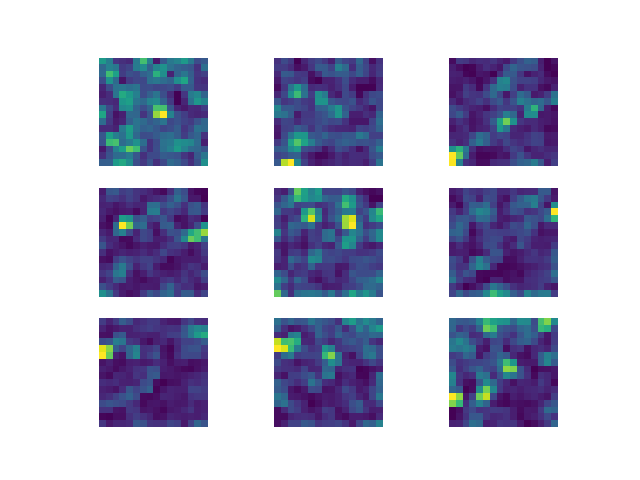

Reproduce this figure in Python.
import cv2
import numpy as np
import lib6170
import matplotlib.pyplot as plt

if __name__ == '__main__':
    img = cv2.imread("Gasyori100knock/Question_61_70/imori.jpg")
    
    mag, ang = lib6170.HOG1_gradient(img)
    angs = lib6170.HOG2_histogram(mag, ang, N=8)
    outs = lib6170.HOG3_normalization(angs, C=3, epsilon=1)

    for i in range(9):
        plt.subplot(3,3,i+1)
        plt.imshow(outs[i, ...])
        plt.axis('off')
        plt.xticks(color="None")
        plt.yticks(color="None")
    plt.savefig("./q61_70/068.png")
    plt.show()